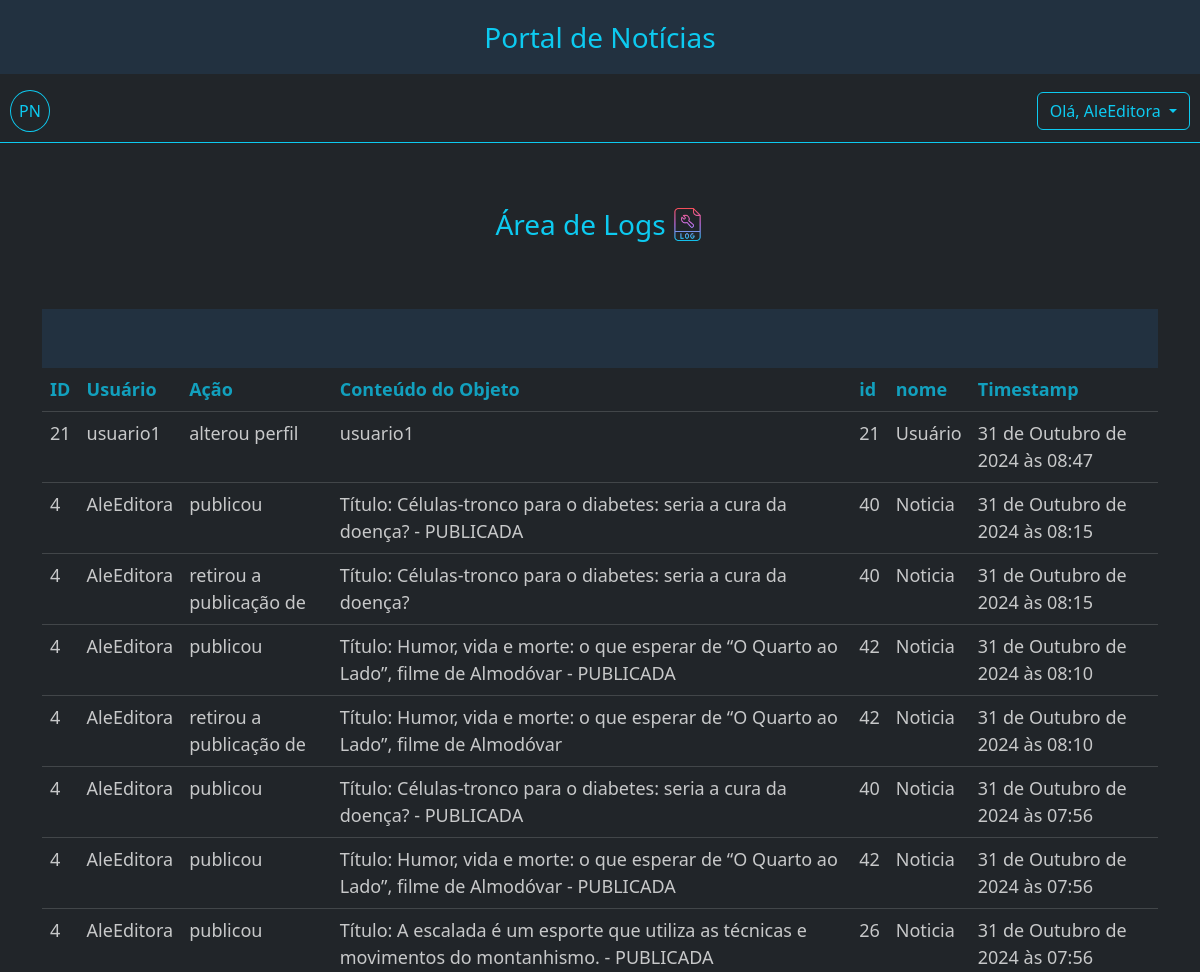
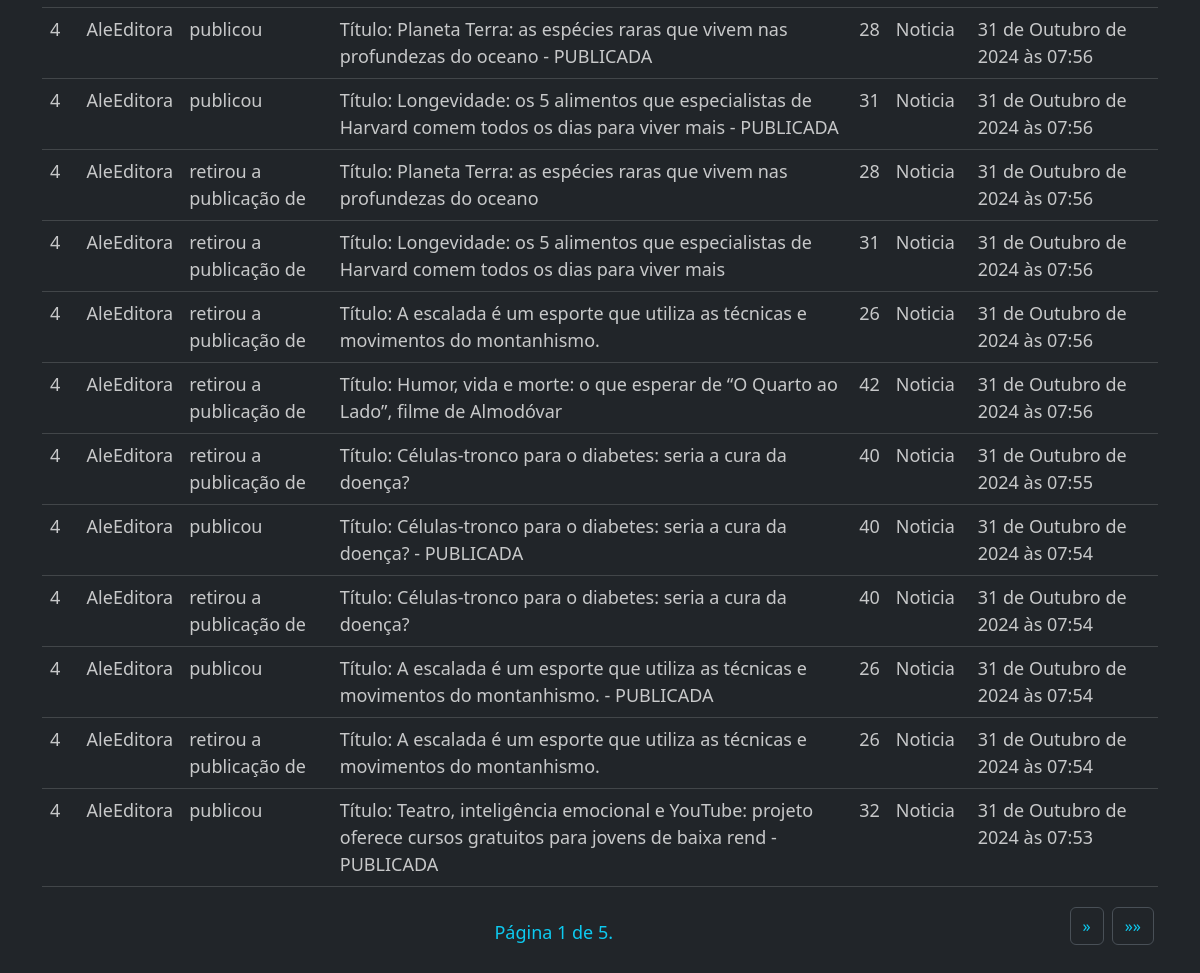
The app's page /adm/logs/ (signed in) with its own data (2 pictures, top to bottom).
### app_noticias/models.py (models this page shows)
class UserAction(models.Model):
    user = models.ForeignKey(User, on_delete=models.RESTRICT, editable=False, help_text='Usuário que realizou a ação')
    action = models.CharField(max_length=255, editable=False, help_text='Ação realizada no objeto.')
    object_id = models.IntegerField('Identificador', editable=False, help_text='ID do objeto manipulado')
    object_name = models.CharField('Modelo', max_length=20, editable=False, help_text='Nome do Modelo do objeto manipulado')
    object_text = models.CharField('Texto', max_length=100, editable=False, help_text='Texto (__str__) do objeto manipulado')
    timestamp = models.DateTimeField(auto_now_add=True, editable=False, help_text='Data da ação')
    def __str__(self):
        return f'{self.user.username} {self.action} {self.object_name} de ID={self.object_id} EM:{self.timestamp} - {self.object_text}'

### app_noticias/views.py (the view, shortened to what this page needs)
# urls.py: path('adm/logs/', UserActionView.as_view(), name='logs'),
class UserActionView(PermissionRequiredMixin, ListView):
    model = UserAction
    permission_required = "app_noticias.view_useraction"
    context_object_name = 'actions'
    template_name = 'useractions_table.html'
    paginate_by = 20
    def get_queryset(self):
        return UserAction.objects.all().order_by('-timestamp')

### app_noticias/context_processors.py (called while the page is built)
def user_permissions(request):
    return {
        'is_editor': request.user.groups.filter(name='Editores').exists(),
        'is_author': request.user.groups.filter(name='Autores').exists(),
    }

### app_noticias/templates/useractions_table.html
{% extends "base.html" %}
{% load static %}
{% load django_bootstrap5 %}
{% block content %}
{% static 'media' as media_url %}
{% static 'icones/log.png' as log_url %}
<div class="container" style="margin-top: 60px;">
    <div class="d-flex justify-content-center">
        <p class="text-info fs-3 text-center">Área de Logs</p>
        <img src="{{log_url}}" width="35" height="35" class="mt-1 ms-1" />
    </div>
    <div class="table-responsive-sm mt-5">
        <div class="d-flex justify-content-start" style="background-color:#223140;">
            <div class="p-2">
                <p>&nbsp;</p>
            </div>
        </div>
        <table class="table table-dark table-hover opacity-75">
            <thead class="text-info justify-content-center">
                <tr>
                    <th scope="col" class="text-info">ID</th>
                    <th scope="col" class="text-info">Usuário</th>
                    <th scope="col" class="text-info">Ação</th>
                    <th scope="col" class="text-info">Conteúdo do Objeto</th>
                    <th scope="col" class="text-info">id</th>
                    <th scope="col" class="text-info">nome</th>
                    <th scope="col" class="text-info">Timestamp</th>
                </tr>
            </thead>
            <tbody>
                {% for action in actions %}
                <tr>
                    <td>{{ action.user.id }}</td>
                    <td>{{ action.user.username }}</td>
                    <td>{{ action.action }}</td>
                    <td>{{ action.object_text }}</td>
                    <td>{{ action.object_id }}</td>
                    <td>{{ action.object_name }}</td>
                    <td>{{ action.timestamp }}</td>
                </tr>
                {% endfor %}
            </tbody>
        </table>
    </div>
    <div style="margin-bottom: 40px;">
        {% include "paginacao.html" %}
    </div>
</div>
{% endblock %}

### app_noticias/templates/base.html (shortened to what this page needs)
{% load static %}
{% load django_bootstrap5 %}
{% static 'icones/user_edit.png' as editar_url %}
{% static 'icones/senha.png' as senha_url %}
{% static 'icones/news.png' as news_url %}
{% static 'icones/editor.png' as editor_url %}
{% static 'icones/logout.png' as logout_url %}
{% static 'icones/log.png' as log_url %}
{% static 'icones/categoria.png' as categoria_url %}
{% static 'css.css' as css_url %}
<!DOCTYPE html>
<html lang="en">
<head>
    <link rel="stylesheet" href="{{css_url}}">
    {% load django_bootstrap5 %}
    {% bootstrap_css %}
</head>
<body data-bs-theme="dark">
    <div class="sticky-top  bg-body border-bottom border-info">
        <p class="w-100 text-info fs-3 text-center py-3" style="background-color: #223140">
            Portal de Notícias
        </p>
        <div class="  hstack d-flex ">
            <a href="{% url 'home' %}">
                <div class="text-ligth p-2 rounded-circle btn btn-outline-info"
                    style="margin-left: 10px; margin-bottom: 10px;">PN</div>
            </a>
            {% if request.user.is_authenticated %}
            <div class="dropdown ms-auto" style="margin-right: 10px; margin-bottom: 10px;">
                <button class="btn btn-outline-info dropdown-toggle  " type="button" data-bs-toggle="dropdown"
                    aria-expanded="false">
                    Olá, {{ user.get_username }}
                </button>
            </div>
            {% else %}
            <a href="{% url 'registrar-usuario' %}" class="px-3 ms-auto text-info text-decoration-none">Sign</a>
            <a href="{% url 'login' %}" class="px-3 text-info text-decoration-none">Login</a>
            {% endif %}
        </div>
    </div>
    <div class="responsive">
        {% block content %}{% endblock %}
    </div>
</body>
</html>

### staticfiles/css.css (style rules this page uses)
@media (min-width: 300px) { .responsive { font-size: 12px; } }
@media (min-width: 440px) { .responsive { font-size: 14px; } }
@media (min-width: 640px) { .responsive { font-size: 15px; } }
@media (min-width: 768px) { .responsive { font-size: 16px; } }
@media (min-width: 1024px) { .responsive { font-size: 18px; } }

### records on screen
UserAction: user.id "21", user.username "usuario1", action "alterou perfil", object_text "usuario1", object_id "21", object_name "Usuário", timestamp "31 de Outubro de 2024 às 08:47"
UserAction: user.id "4", user.username "AleEditora", action "publicou", object_text "Título: Células-tronco para o diabetes: seria a cura da doença? - PUBLICADA", object_id "40", object_name "Noticia", timestamp "31 de Outubro de 2024 às 08:15"
UserAction: user.id "4", user.username "AleEditora", action "retirou a publicação de", object_text "Título: Células-tronco para o diabetes: seria a cura da doença?", object_id "40", object_name "Noticia", timestamp "31 de Outubro de 2024 às 08:15"
UserAction: user.id "4", user.username "AleEditora", action "publicou", object_text "Título: Humor, vida e morte: o que esperar de “O Quarto ao Lado”, filme de Almodóvar - PUBLICADA", object_id "42", object_name "Noticia", timestamp "31 de Outubro de 2024 às 08:10"
UserAction: user.id "4", user.username "AleEditora", action "retirou a publicação de", object_text "Título: Humor, vida e morte: o que esperar de “O Quarto ao Lado”, filme de Almodóvar", object_id "42", object_name "Noticia", timestamp "31 de Outubro de 2024 às 08:10"
UserAction: user.id "4", user.username "AleEditora", action "publicou", object_text "Título: Células-tronco para o diabetes: seria a cura da doença? - PUBLICADA", object_id "40", object_name "Noticia", timestamp "31 de Outubro de 2024 às 07:56"
UserAction: user.id "4", user.username "AleEditora", action "publicou", object_text "Título: Humor, vida e morte: o que esperar de “O Quarto ao Lado”, filme de Almodóvar - PUBLICADA", object_id "42", object_name "Noticia", timestamp "31 de Outubro de 2024 às 07:56"
UserAction: user.id "4", user.username "AleEditora", action "publicou", object_text "Título: A escalada é um esporte que utiliza as técnicas e movimentos do montanhismo. - PUBLICADA", object_id "26", object_name "Noticia", timestamp "31 de Outubro de 2024 às 07:56"
UserAction: user.id "4", user.username "AleEditora", action "publicou", object_text "Título: Planeta Terra: as espécies raras que vivem nas profundezas do oceano - PUBLICADA", object_id "28", object_name "Noticia", timestamp "31 de Outubro de 2024 às 07:56"
UserAction: user.id "4", user.username "AleEditora", action "publicou", object_text "Título: Longevidade: os 5 alimentos que especialistas de Harvard comem todos os dias para viver mais - PUBLICADA", object_id "31", object_name "Noticia", timestamp "31 de Outubro de 2024 às 07:56"
UserAction: user.id "4", user.username "AleEditora", action "retirou a publicação de", object_text "Título: Planeta Terra: as espécies raras que vivem nas profundezas do oceano", object_id "28", object_name "Noticia", timestamp "31 de Outubro de 2024 às 07:56"
UserAction: user.id "4", user.username "AleEditora", action "retirou a publicação de", object_text "Título: Longevidade: os 5 alimentos que especialistas de Harvard comem todos os dias para viver mais", object_id "31", object_name "Noticia", timestamp "31 de Outubro de 2024 às 07:56"
UserAction: user.id "4", user.username "AleEditora", action "retirou a publicação de", object_text "Título: A escalada é um esporte que utiliza as técnicas e movimentos do montanhismo.", object_id "26", object_name "Noticia", timestamp "31 de Outubro de 2024 às 07:56"
UserAction: user.id "4", user.username "AleEditora", action "retirou a publicação de", object_text "Título: Humor, vida e morte: o que esperar de “O Quarto ao Lado”, filme de Almodóvar", object_id "42", object_name "Noticia", timestamp "31 de Outubro de 2024 às 07:56"
UserAction: user.id "4", user.username "AleEditora", action "retirou a publicação de", object_text "Título: Células-tronco para o diabetes: seria a cura da doença?", object_id "40", object_name "Noticia", timestamp "31 de Outubro de 2024 às 07:55"
UserAction: user.id "4", user.username "AleEditora", action "publicou", object_text "Título: Células-tronco para o diabetes: seria a cura da doença? - PUBLICADA", object_id "40", object_name "Noticia", timestamp "31 de Outubro de 2024 às 07:54"
UserAction: user.id "4", user.username "AleEditora", action "retirou a publicação de", object_text "Título: Células-tronco para o diabetes: seria a cura da doença?", object_id "40", object_name "Noticia", timestamp "31 de Outubro de 2024 às 07:54"
UserAction: user.id "4", user.username "AleEditora", action "publicou", object_text "Título: A escalada é um esporte que utiliza as técnicas e movimentos do montanhismo. - PUBLICADA", object_id "26", object_name "Noticia", timestamp "31 de Outubro de 2024 às 07:54"
UserAction: user.id "4", user.username "AleEditora", action "retirou a publicação de", object_text "Título: A escalada é um esporte que utiliza as técnicas e movimentos do montanhismo.", object_id "26", object_name "Noticia", timestamp "31 de Outubro de 2024 às 07:54"
UserAction: user.id "4", user.username "AleEditora", action "publicou", object_text "Título: Teatro, inteligência emocional e YouTube: projeto oferece cursos gratuitos para jovens de baixa rend - PUBLICADA", object_id "32", object_name "Noticia", timestamp "31 de Outubro de 2024 às 07:53"

### other values on screen
{{ user.get_username }} "AleEditora"
{{ page_obj.number }} "1"
{{ page_obj.paginator.num_pages }} "5"
